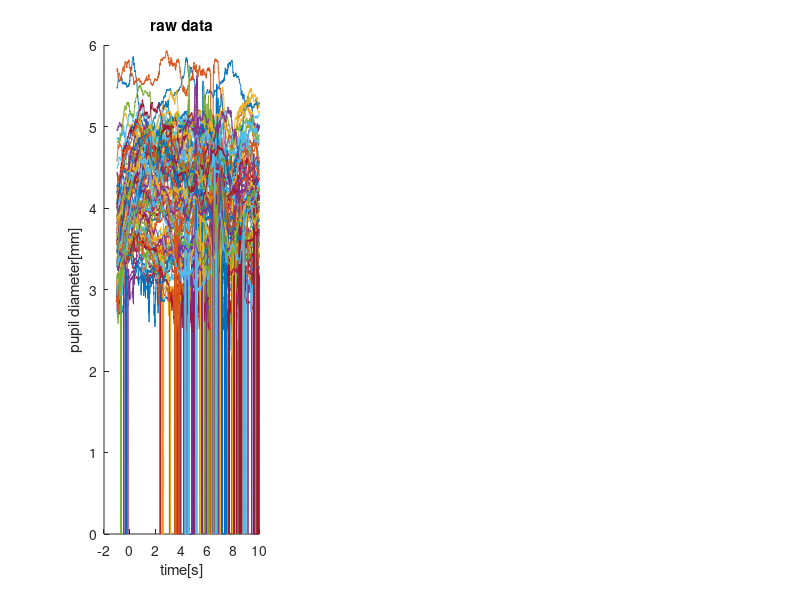

Write MATLAB code to recreate this figure. (Note: this script raises an error after producing the figure.)
close all;
clear all;

warning('off')

load('allPupilData.mat')
startTime = -1;
endTime = 10;

colorRGB = [zeros(1,9)' linspace(0,1,9)' ones(1,9)'];

data = allPupilData{1,1};
x = [startTime:(endTime-startTime)/(size(data.PLR,2)-1):endTime];

subplot(1,3,1);hold on;
plot(x, allPupilData{1,1}.PLR');
title('raw data')
xlabel('time[s]')
ylabel('pupil diameter[mm]')

%% blink interpolation
y = allPupilData{1,1}.PLR;
y = zeroInterp( y, 10, 'pchip');

subplot(1,3,2);hold on;
plot(x, y');
title('interpolated data')
xlabel('time[s]')
ylabel('pupil diameter[mm]')
    
%% pre-processing
% pre_processing(pupil_data, sampling frequency, threshold, window for smoothing, time period of onset and offset)      
[y rejctNum] = pre_processing(y,250, 0.05, 10,[startTime endTime],1);
       subplot(1,3,3);hold on;
x = [startTime:(endTime-startTime)/(size(y,2)-1):endTime];
plot(x, y');
title('baseline corrected data')
xlabel('time[s]')
ylabel('pupil changes from baseline [mm]')
